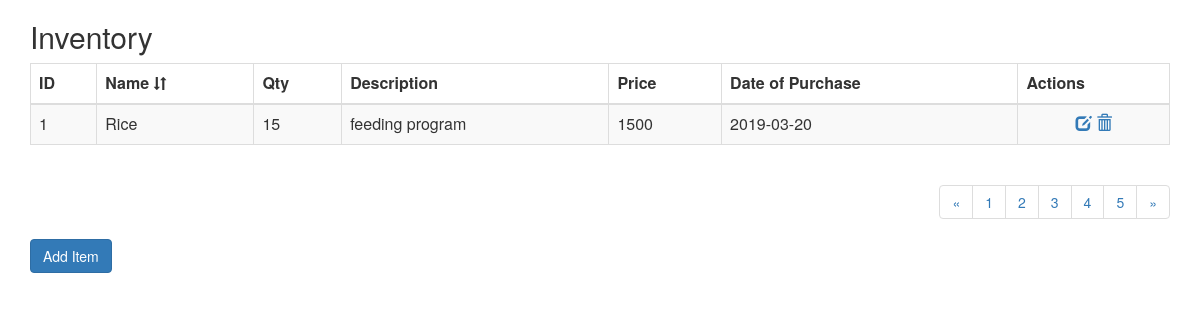
The page /ListInventory.php (signed in) on the database its author committed.
### tables this page shows
CREATE TABLE `inventory` (
  `item_ID` int(11) NOT NULL,
  `item_name` varchar(50) NOT NULL,
  `item_QTY` int(11) NOT NULL,
  `item_description` varchar(100) NOT NULL,
  `price` int(11) NOT NULL,
  `date_of_purchase` date NOT NULL
);

### ListInventory.php (the view, shortened to what this page needs)
<?php include('session.php'); ?>
<html>
	<head>
			<link rel="stylesheet" href="https://maxcdn.bootstrapcdn.com/bootstrap/3.4.0/css/bootstrap.min.css">
	</head>
	<body>
	    <div class="container">
	        <div class="table-wrapper">
	            <div class="table-title">
	                <div class="row">
	                    <div class="col-sm-9"><h2>Inventory</h2></div>
	                </div>
	            </div>
	            <table class="table table-striped table-hover table-bordered">
	                <thead>
	                    <tr>
	                        <th> ID       	 	  </th>
	                        <th> Name             <span class="glyphicon glyphicon-sort" style="font-size: 13px"></span></th>
	                        <th> Qty	     	  </th>
	                        <th> Description 	  </th>
	                        <th> Price 			  </th>
	                        <th> Date of Purchase </th>
	                        <th> Actions	 	  </th>
	                    </tr>
	                </thead>
	                <?php
	                	$query = 'SELECT item_ID,
	                					 item_name,
	                					 item_QTY,
	                					 item_description,
	                					 price,
	                					 date_of_purchase
                                         FROM inventory';
                        $result = mysqli_query($db, $query)
                        or die ('query error');
                        if(mysqli_num_rows ($result)>0){
                            while($row = mysqli_fetch_row($result)){
                                echo"<tbody><tr>
	                                    <td>$row[0]</td>
	                                    <td>$row[1]</td>
	                                    <td>$row[2]</td>
	                                    <td>$row[3]</td>
										<td>$row[4]</td>
										<td>$row[5]</td>";
					?>
		                    <td align="center">
								<a href="#" title="Edit" type="Submit" name = "ID"
								   value="<?php echo"$row[0]";?>" data-toggle="modal" data-target="#editInventory-<?php echo $row[0];?>">
									<span class="glyphicon glyphicon-edit"></span>
								</a>
		                        <a href='deleteInventory.php?id="<?php echo"$row[0]";?>"' title="Delete" data-toggle="tooltip" onClick="return confirm('Delete This Entry	?')">
		                        	<span class="glyphicon glyphicon-trash"></span>
		                        </a>
		                    </td>
					<?php
							}
						}
					?>
	                    </tr>
	                </tbody>
	            </table>
	            <div align="right">
					<ul class="pagination">
						<li class="page-item">
							<a class="page-link" href="#" aria-label="Previous">
								<span aria-hidden="true">&laquo;</span>
							</a>
					    </li>
						<li><a href="#">1</a></li>
						<li><a href="#">2</a></li>
						<li><a href="#">3</a></li>
						<li><a href="#">4</a></li>
						<li><a href="#">5</a></li>
						<li class="page-item">
							<a class="page-link" href="#" aria-label="Next">
								<span aria-hidden="true">&raquo;</span>
							</a>
						</li>
					</ul>
				</div>
	        </div>
			<button type="button" class="btn btn-primary" data-toggle="modal" data-target="#addInventory">
			  Add Item
			</button>
		</div>
	</body>
</html>

### rows shown on the page
inventory: item_ID "1", item_name "Rice", item_QTY "15", item_description "feeding program", price "1500", date_of_purchase "2019-03-20"
